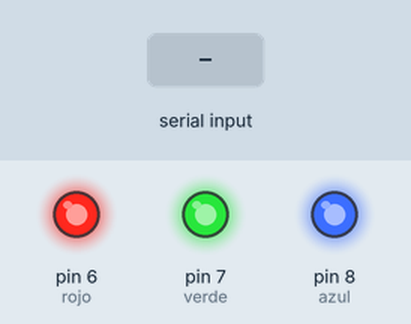
This sketch was run on a simulated Arduino Uno, built with avr-gcc and run on an emulated ATmega328P. Parts: output pins drawn as LEDs (lit = HIGH). Inputs (shaded band) come from the test bench.

Above: at 1.2 s.
1.3 s: "r" received over Serial
At 2.7 s:
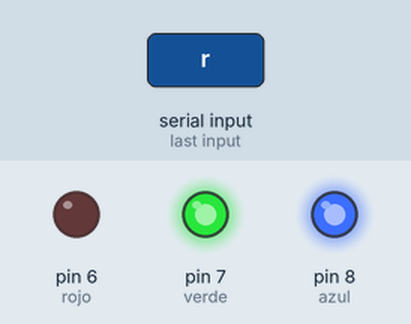
3.8 s: "v" received over Serial
At 5.7 s:
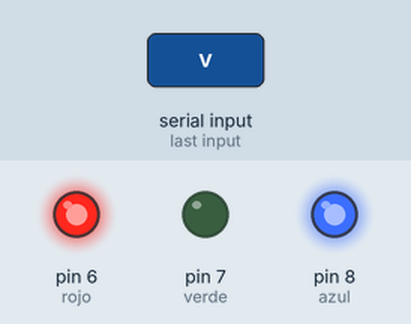
6.3 s: "a" received over Serial
At 7.6 s:
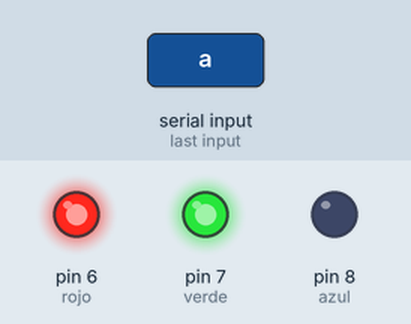
8.8 s: "b" received over Serial
At 10.8 s:
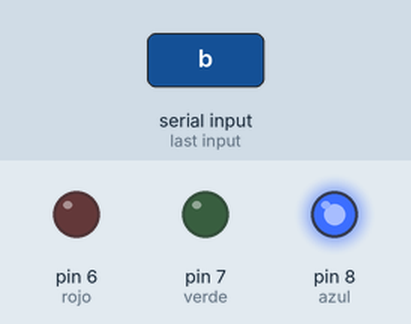
11.3 s: "c" received over Serial
At 12.7 s:
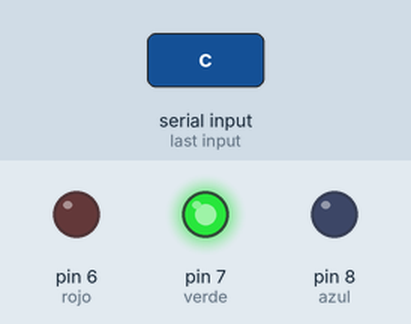
13.8 s: "d" received over Serial
At 15.8 s:
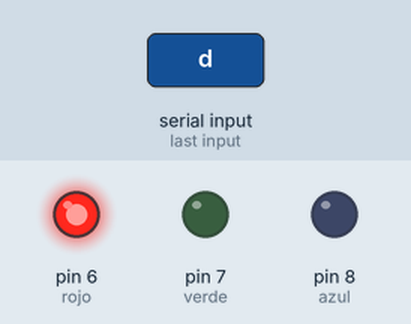
Timing chart, 0 to 17.3 s (numbered marks = the images above; inputs shaded):
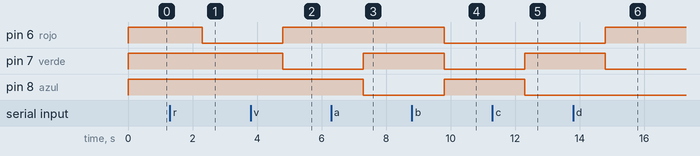

The sketch:

Clase_20180614_03.ino.ino
```cpp
#define rojo  6
#define verde 7
#define azul  8


void setup() {
  // put your setup code here, to run once:
  pinMode(rojo, OUTPUT);
  pinMode(verde, OUTPUT);
  pinMode(azul, OUTPUT);

  digitalWrite(rojo,HIGH);
  digitalWrite(verde,HIGH);
  digitalWrite(azul,HIGH);

  Serial.begin(9600);
}

void loop() {
  // put your main code here, to run repeatedly:

  if(Serial.available()>0){   //chequear si tengo informacion en el puerto serial
    String c = Serial.readString();
    c_color(c.charAt(0));
    //delay(600);
  }


}


void c_color(char color){
  switch (color){
    case 'r' : {  digitalWrite(rojo,LOW);
                  digitalWrite(verde,HIGH);
                  digitalWrite(azul,HIGH);
                  break;}

    case 'v' : {  digitalWrite(rojo,HIGH);
                  digitalWrite(verde,LOW);
                  digitalWrite(azul,HIGH);
                  break;}

    case 'a' : {  digitalWrite(rojo,HIGH);
                  digitalWrite(verde,HIGH);
                  digitalWrite(azul,LOW);
                  break;}

    case 'b' : { digitalWrite(rojo,LOW);
                 digitalWrite(verde,LOW);
                 digitalWrite(azul,HIGH);
                 break;}

    case 'c' : { digitalWrite(rojo,LOW);
                 digitalWrite(verde,HIGH);
                 digitalWrite(azul,LOW);
                 break;}

    case 'd' : { digitalWrite(rojo,HIGH);
                 digitalWrite(verde,LOW);
                 digitalWrite(azul,LOW);
                 break;}

    case 'e' : { digitalWrite(rojo,LOW);
                 digitalWrite(verde,LOW);
                 digitalWrite(azul,LOW);
                 break;}

    case 'f' : { digitalWrite(rojo,HIGH);
                 digitalWrite(verde,HIGH);
                 digitalWrite(azul,HIGH);
                 break;}
}
}
```

Measured:
- after the input at 1.3 s, pin 6 (rojo): HIGH → LOW after 1.0 s
- after the input at 3.8 s, pin 6 (rojo): LOW → HIGH after 1.0 s; pin 7 (verde): HIGH → LOW after 1.0 s
- after the input at 6.3 s, pin 7 (verde): LOW → HIGH after 1.0 s; pin 8 (azul): HIGH → LOW after 1.0 s
- after the input at 8.8 s, pin 6 (rojo), pin 7 (verde): HIGH → LOW after 1.0 s; pin 8 (azul): LOW → HIGH after 1.0 s
- after the input at 11.3 s, pin 7 (verde): LOW → HIGH after 1.0 s; pin 8 (azul): HIGH → LOW after 1.0 s
- after the input at 13.8 s, pin 6 (rojo): LOW → HIGH after 1.0 s; pin 7 (verde): HIGH → LOW after 1.0 s
